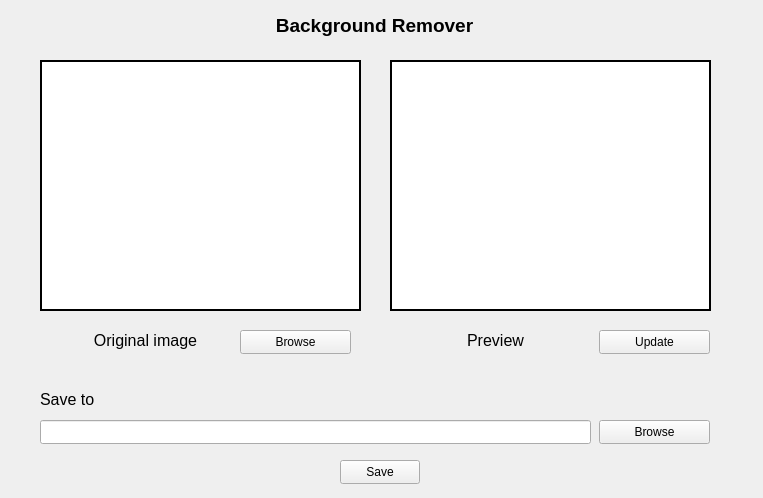
<?xml version="1.0" encoding="UTF-8"?>
<ui version="4.0">
 <class>Form</class>
 <widget class="QWidget" name="Form">
  <property name="geometry">
   <rect>
    <x>0</x>
    <y>0</y>
    <width>763</width>
    <height>498</height>
   </rect>
  </property>
  <property name="windowTitle">
   <string>Background Remover - ImgTools</string>
  </property>
  <widget class="QLabel" name="originalImgViewer">
   <property name="geometry">
    <rect>
     <x>40</x>
     <y>60</y>
     <width>321</width>
     <height>251</height>
    </rect>
   </property>
   <property name="styleSheet">
    <string notr="true">background-color: #FFFFFF;
border: 2px solid #000000</string>
   </property>
   <property name="text">
    <string/>
   </property>
  </widget>
  <widget class="QLabel" name="newImgViewer">
   <property name="geometry">
    <rect>
     <x>390</x>
     <y>60</y>
     <width>321</width>
     <height>251</height>
    </rect>
   </property>
   <property name="styleSheet">
    <string notr="true">background-color: #FFFFFF;
border: 2px solid #000000</string>
   </property>
   <property name="text">
    <string/>
   </property>
  </widget>
  <widget class="QLabel" name="label">
   <property name="geometry">
    <rect>
     <x>40</x>
     <y>390</y>
     <width>231</width>
     <height>16</height>
    </rect>
   </property>
   <property name="text">
    <string>&lt;html&gt;&lt;head/&gt;&lt;body&gt;&lt;p&gt;&lt;span style=&quot; font-size:12pt;&quot;&gt;Save to&lt;/span&gt;&lt;/p&gt;&lt;/body&gt;&lt;/html&gt;</string>
   </property>
  </widget>
  <widget class="QLineEdit" name="outputFilePathInput">
   <property name="geometry">
    <rect>
     <x>40</x>
     <y>420</y>
     <width>551</width>
     <height>24</height>
    </rect>
   </property>
  </widget>
  <widget class="QPushButton" name="saveButton">
   <property name="geometry">
    <rect>
     <x>340</x>
     <y>460</y>
     <width>80</width>
     <height>24</height>
    </rect>
   </property>
   <property name="text">
    <string>Save</string>
   </property>
  </widget>
  <widget class="QLabel" name="label_3">
   <property name="geometry">
    <rect>
     <x>400</x>
     <y>330</y>
     <width>191</width>
     <height>21</height>
    </rect>
   </property>
   <property name="text">
    <string>&lt;html&gt;&lt;head/&gt;&lt;body&gt;&lt;p align=&quot;center&quot;&gt;&lt;span style=&quot; font-size:12pt;&quot;&gt;Preview&lt;/span&gt;&lt;/p&gt;&lt;/body&gt;&lt;/html&gt;</string>
   </property>
  </widget>
  <widget class="QPushButton" name="updatePreviewButton">
   <property name="geometry">
    <rect>
     <x>599</x>
     <y>330</y>
     <width>111</width>
     <height>24</height>
    </rect>
   </property>
   <property name="text">
    <string>Update</string>
   </property>
   <property name="icon">
    <iconset theme="QIcon::ThemeIcon::ViewRefresh"/>
   </property>
  </widget>
  <widget class="QLabel" name="label_4">
   <property name="geometry">
    <rect>
     <x>39</x>
     <y>10</y>
     <width>671</width>
     <height>31</height>
    </rect>
   </property>
   <property name="text">
    <string>&lt;html&gt;&lt;head/&gt;&lt;body&gt;&lt;p align=&quot;center&quot;&gt;&lt;span style=&quot; font-size:14pt; font-weight:700;&quot;&gt;Background Remover&lt;/span&gt;&lt;/p&gt;&lt;/body&gt;&lt;/html&gt;</string>
   </property>
  </widget>
  <widget class="QPushButton" name="browseButton">
   <property name="geometry">
    <rect>
     <x>599</x>
     <y>420</y>
     <width>111</width>
     <height>24</height>
    </rect>
   </property>
   <property name="text">
    <string>Browse</string>
   </property>
   <property name="icon">
    <iconset theme="QIcon::ThemeIcon::FolderOpen"/>
   </property>
  </widget>
  <widget class="QLabel" name="label_5">
   <property name="geometry">
    <rect>
     <x>50</x>
     <y>330</y>
     <width>191</width>
     <height>21</height>
    </rect>
   </property>
   <property name="text">
    <string>&lt;html&gt;&lt;head/&gt;&lt;body&gt;&lt;p align=&quot;center&quot;&gt;&lt;span style=&quot; font-size:12pt;&quot;&gt;Original image&lt;/span&gt;&lt;/p&gt;&lt;/body&gt;&lt;/html&gt;</string>
   </property>
  </widget>
  <widget class="QPushButton" name="browseImageButton">
   <property name="geometry">
    <rect>
     <x>240</x>
     <y>330</y>
     <width>111</width>
     <height>24</height>
    </rect>
   </property>
   <property name="text">
    <string>Browse</string>
   </property>
   <property name="icon">
    <iconset theme="QIcon::ThemeIcon::FolderOpen"/>
   </property>
  </widget>
 </widget>
 <resources/>
 <connections/>
</ui>
